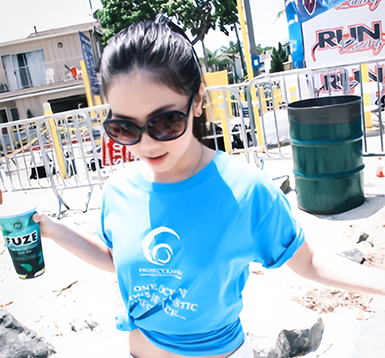
#> input picture pillow/GEM.png, 385 x 358 px
$ python '将图片中的黄色变换成红色.py'
#> lines starting #> are read from the running program, lines starting #| are printed output that depends on the picture
from PIL import Image, ImageFilter, ImageFont, ImageDraw
import os
os.chdir(os.path.dirname(os.path.abspath(__file__)))
im = Image.open("./GEM.png")
#> im is the input picture: PIL image 385x358 RGBA; mean R, G, B, A 164.1, 185.2, 197.4, 255
draw = ImageDraw.Draw(im)
def get_color(oldColor):
    ''' 如果是黄色(255,255,0)，则换算成红色,把绿色通道置为 0
    可以点击：windows 中的画图软件调色板观察黄色的区间。
    :return:
    '''
    #print(oldColor)
    num=30
    if oldColor[2]-oldColor[1]>num and oldColor[2]-oldColor[0]>num:
        return (oldColor[0]*2,oldColor[1]//4,oldColor[2]//4)
    else:
        return oldColor
for x in range(im.width):
    for y in range(im.height):
        draw.point((x,y),fill=get_color(im.getpixel((x,y))))
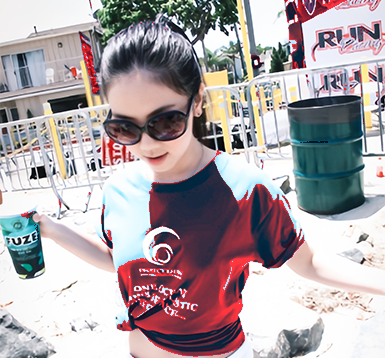
#> im: PIL image 385x358 RGBA; mean R, G, B, A 172.9, 163.1, 166.6, 255; transparent parts drawn white
im.show()
"""
假设我们有一个图像对象 img，并且想要将位于 (100, 150) 的像素的颜色设置为红色，可以这样写：

python
深色版本
img.putpixel((100, 150), (255, 0, 0))
"""
